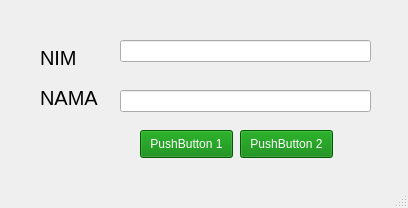
<?xml version="1.0" encoding="UTF-8"?>
<ui version="4.0">
 <class>MainWindow</class>
 <widget class="QMainWindow" name="MainWindow">
  <property name="geometry">
   <rect>
    <x>0</x>
    <y>0</y>
    <width>408</width>
    <height>208</height>
   </rect>
  </property>
  <property name="windowTitle">
   <string>MainWindow</string>
  </property>
  <widget class="QWidget" name="centralwidget">
   <widget class="QLabel" name="label">
    <property name="geometry">
     <rect>
      <x>40</x>
      <y>50</y>
      <width>55</width>
      <height>16</height>
     </rect>
    </property>
    <property name="font">
     <font>
      <pointsize>15</pointsize>
     </font>
    </property>
    <property name="text">
     <string>NIM</string>
    </property>
   </widget>
   <widget class="QLabel" name="label_2">
    <property name="geometry">
     <rect>
      <x>40</x>
      <y>90</y>
      <width>71</width>
      <height>16</height>
     </rect>
    </property>
    <property name="font">
     <font>
      <pointsize>15</pointsize>
     </font>
    </property>
    <property name="text">
     <string>NAMA</string>
    </property>
   </widget>
   <widget class="QLineEdit" name="lineEdit">
    <property name="geometry">
     <rect>
      <x>120</x>
      <y>40</y>
      <width>251</width>
      <height>22</height>
     </rect>
    </property>
   </widget>
   <widget class="QLineEdit" name="lineEdit_2">
    <property name="geometry">
     <rect>
      <x>120</x>
      <y>90</y>
      <width>251</width>
      <height>22</height>
     </rect>
    </property>
   </widget>
   <widget class="QPushButton" name="pushButton">
    <property name="geometry">
     <rect>
      <x>140</x>
      <y>130</y>
      <width>93</width>
      <height>28</height>
     </rect>
    </property>
    <property name="palette">
     <palette>
      <active>
       <colorrole role="WindowText">
        <brush brushstyle="SolidPattern">
         <color alpha="255">
          <red>255</red>
          <green>255</green>
          <blue>255</blue>
         </color>
        </brush>
       </colorrole>
       <colorrole role="Button">
        <brush brushstyle="SolidPattern">
         <color alpha="255">
          <red>0</red>
          <green>128</green>
          <blue>0</blue>
         </color>
        </brush>
       </colorrole>
       <colorrole role="Light">
        <brush brushstyle="SolidPattern">
         <color alpha="255">
          <red>127</red>
          <green>255</green>
          <blue>127</blue>
         </color>
        </brush>
       </colorrole>
       <colorrole role="Midlight">
        <brush brushstyle="SolidPattern">
         <color alpha="255">
          <red>63</red>
          <green>255</green>
          <blue>63</blue>
         </color>
        </brush>
       </colorrole>
       <colorrole role="Dark">
        <brush brushstyle="SolidPattern">
         <color alpha="255">
          <red>0</red>
          <green>127</green>
          <blue>0</blue>
         </color>
        </brush>
       </colorrole>
       <colorrole role="Mid">
        <brush brushstyle="SolidPattern">
         <color alpha="255">
          <red>0</red>
          <green>170</green>
          <blue>0</blue>
         </color>
        </brush>
       </colorrole>
       <colorrole role="Text">
        <brush brushstyle="SolidPattern">
         <color alpha="255">
          <red>255</red>
          <green>255</green>
          <blue>255</blue>
         </color>
        </brush>
       </colorrole>
       <colorrole role="BrightText">
        <brush brushstyle="SolidPattern">
         <color alpha="255">
          <red>255</red>
          <green>255</green>
          <blue>255</blue>
         </color>
        </brush>
       </colorrole>
       <colorrole role="ButtonText">
        <brush brushstyle="SolidPattern">
         <color alpha="255">
          <red>255</red>
          <green>255</green>
          <blue>255</blue>
         </color>
        </brush>
       </colorrole>
       <colorrole role="Base">
        <brush brushstyle="SolidPattern">
         <color alpha="255">
          <red>0</red>
          <green>128</green>
          <blue>0</blue>
         </color>
        </brush>
       </colorrole>
       <colorrole role="Window">
        <brush brushstyle="SolidPattern">
         <color alpha="255">
          <red>0</red>
          <green>128</green>
          <blue>0</blue>
         </color>
        </brush>
       </colorrole>
       <colorrole role="Shadow">
        <brush brushstyle="SolidPattern">
         <color alpha="255">
          <red>0</red>
          <green>0</green>
          <blue>0</blue>
         </color>
        </brush>
       </colorrole>
       <colorrole role="AlternateBase">
        <brush brushstyle="SolidPattern">
         <color alpha="255">
          <red>127</red>
          <green>255</green>
          <blue>127</blue>
         </color>
        </brush>
       </colorrole>
       <colorrole role="ToolTipBase">
        <brush brushstyle="SolidPattern">
         <color alpha="255">
          <red>255</red>
          <green>255</green>
          <blue>220</blue>
         </color>
        </brush>
       </colorrole>
       <colorrole role="ToolTipText">
        <brush brushstyle="SolidPattern">
         <color alpha="255">
          <red>0</red>
          <green>0</green>
          <blue>0</blue>
         </color>
        </brush>
       </colorrole>
      </active>
      <inactive>
       <colorrole role="WindowText">
        <brush brushstyle="SolidPattern">
         <color alpha="255">
          <red>255</red>
          <green>255</green>
          <blue>255</blue>
         </color>
        </brush>
       </colorrole>
       <colorrole role="Button">
        <brush brushstyle="SolidPattern">
         <color alpha="255">
          <red>0</red>
          <green>128</green>
          <blue>0</blue>
         </color>
        </brush>
       </colorrole>
       <colorrole role="Light">
        <brush brushstyle="SolidPattern">
         <color alpha="255">
          <red>127</red>
          <green>255</green>
          <blue>127</blue>
         </color>
        </brush>
       </colorrole>
       <colorrole role="Midlight">
        <brush brushstyle="SolidPattern">
         <color alpha="255">
          <red>63</red>
          <green>255</green>
          <blue>63</blue>
         </color>
        </brush>
       </colorrole>
       <colorrole role="Dark">
        <brush brushstyle="SolidPattern">
         <color alpha="255">
          <red>0</red>
          <green>127</green>
          <blue>0</blue>
         </color>
        </brush>
       </colorrole>
       <colorrole role="Mid">
        <brush brushstyle="SolidPattern">
         <color alpha="255">
          <red>0</red>
          <green>170</green>
          <blue>0</blue>
         </color>
        </brush>
       </colorrole>
       <colorrole role="Text">
        <brush brushstyle="SolidPattern">
         <color alpha="255">
          <red>255</red>
          <green>255</green>
          <blue>255</blue>
         </color>
        </brush>
       </colorrole>
       <colorrole role="BrightText">
        <brush brushstyle="SolidPattern">
         <color alpha="255">
          <red>255</red>
          <green>255</green>
          <blue>255</blue>
         </color>
        </brush>
       </colorrole>
       <colorrole role="ButtonText">
        <brush brushstyle="SolidPattern">
         <color alpha="255">
          <red>255</red>
          <green>255</green>
          <blue>255</blue>
         </color>
        </brush>
       </colorrole>
       <colorrole role="Base">
        <brush brushstyle="SolidPattern">
         <color alpha="255">
          <red>0</red>
          <green>128</green>
          <blue>0</blue>
         </color>
        </brush>
       </colorrole>
       <colorrole role="Window">
        <brush brushstyle="SolidPattern">
         <color alpha="255">
          <red>0</red>
          <green>128</green>
          <blue>0</blue>
         </color>
        </brush>
       </colorrole>
       <colorrole role="Shadow">
        <brush brushstyle="SolidPattern">
         <color alpha="255">
          <red>0</red>
          <green>0</green>
          <blue>0</blue>
         </color>
        </brush>
       </colorrole>
       <colorrole role="AlternateBase">
        <brush brushstyle="SolidPattern">
         <color alpha="255">
          <red>127</red>
          <green>255</green>
          <blue>127</blue>
         </color>
        </brush>
       </colorrole>
       <colorrole role="ToolTipBase">
        <brush brushstyle="SolidPattern">
         <color alpha="255">
          <red>255</red>
          <green>255</green>
          <blue>220</blue>
         </color>
        </brush>
       </colorrole>
       <colorrole role="ToolTipText">
        <brush brushstyle="SolidPattern">
         <color alpha="255">
          <red>0</red>
          <green>0</green>
          <blue>0</blue>
         </color>
        </brush>
       </colorrole>
      </inactive>
      <disabled>
       <colorrole role="WindowText">
        <brush brushstyle="SolidPattern">
         <color alpha="255">
          <red>255</red>
          <green>255</green>
          <blue>255</blue>
         </color>
        </brush>
       </colorrole>
       <colorrole role="Button">
        <brush brushstyle="SolidPattern">
         <color alpha="255">
          <red>0</red>
          <green>128</green>
          <blue>0</blue>
         </color>
        </brush>
       </colorrole>
       <colorrole role="Light">
        <brush brushstyle="SolidPattern">
         <color alpha="255">
          <red>127</red>
          <green>255</green>
          <blue>127</blue>
         </color>
        </brush>
       </colorrole>
       <colorrole role="Midlight">
        <brush brushstyle="SolidPattern">
         <color alpha="255">
          <red>63</red>
          <green>255</green>
          <blue>63</blue>
         </color>
        </brush>
       </colorrole>
       <colorrole role="Dark">
        <brush brushstyle="SolidPattern">
         <color alpha="255">
          <red>0</red>
          <green>127</green>
          <blue>0</blue>
         </color>
        </brush>
       </colorrole>
       <colorrole role="Mid">
        <brush brushstyle="SolidPattern">
         <color alpha="255">
          <red>0</red>
          <green>170</green>
          <blue>0</blue>
         </color>
        </brush>
       </colorrole>
       <colorrole role="Text">
        <brush brushstyle="SolidPattern">
         <color alpha="255">
          <red>255</red>
          <green>255</green>
          <blue>255</blue>
         </color>
        </brush>
       </colorrole>
       <colorrole role="BrightText">
        <brush brushstyle="SolidPattern">
         <color alpha="255">
          <red>255</red>
          <green>255</green>
          <blue>255</blue>
         </color>
        </brush>
       </colorrole>
       <colorrole role="ButtonText">
        <brush brushstyle="SolidPattern">
         <color alpha="255">
          <red>255</red>
          <green>255</green>
          <blue>255</blue>
         </color>
        </brush>
       </colorrole>
       <colorrole role="Base">
        <brush brushstyle="SolidPattern">
         <color alpha="255">
          <red>0</red>
          <green>128</green>
          <blue>0</blue>
         </color>
        </brush>
       </colorrole>
       <colorrole role="Window">
        <brush brushstyle="SolidPattern">
         <color alpha="255">
          <red>0</red>
          <green>128</green>
          <blue>0</blue>
         </color>
        </brush>
       </colorrole>
       <colorrole role="Shadow">
        <brush brushstyle="SolidPattern">
         <color alpha="255">
          <red>0</red>
          <green>0</green>
          <blue>0</blue>
         </color>
        </brush>
       </colorrole>
       <colorrole role="AlternateBase">
        <brush brushstyle="SolidPattern">
         <color alpha="255">
          <red>0</red>
          <green>255</green>
          <blue>0</blue>
         </color>
        </brush>
       </colorrole>
       <colorrole role="ToolTipBase">
        <brush brushstyle="SolidPattern">
         <color alpha="255">
          <red>255</red>
          <green>255</green>
          <blue>220</blue>
         </color>
        </brush>
       </colorrole>
       <colorrole role="ToolTipText">
        <brush brushstyle="SolidPattern">
         <color alpha="255">
          <red>0</red>
          <green>0</green>
          <blue>0</blue>
         </color>
        </brush>
       </colorrole>
      </disabled>
     </palette>
    </property>
    <property name="styleSheet">
     <string notr="true">QPushButton {
    background-color: green;
    color: white;
}
</string>
    </property>
    <property name="text">
     <string>PushButton 1</string>
    </property>
   </widget>
   <widget class="QPushButton" name="pushButton_2">
    <property name="geometry">
     <rect>
      <x>240</x>
      <y>130</y>
      <width>93</width>
      <height>28</height>
     </rect>
    </property>
    <property name="palette">
     <palette>
      <active>
       <colorrole role="WindowText">
        <brush brushstyle="SolidPattern">
         <color alpha="255">
          <red>255</red>
          <green>255</green>
          <blue>255</blue>
         </color>
        </brush>
       </colorrole>
       <colorrole role="Button">
        <brush brushstyle="SolidPattern">
         <color alpha="255">
          <red>0</red>
          <green>128</green>
          <blue>0</blue>
         </color>
        </brush>
       </colorrole>
       <colorrole role="Light">
        <brush brushstyle="SolidPattern">
         <color alpha="255">
          <red>127</red>
          <green>255</green>
          <blue>127</blue>
         </color>
        </brush>
       </colorrole>
       <colorrole role="Midlight">
        <brush brushstyle="SolidPattern">
         <color alpha="255">
          <red>63</red>
          <green>255</green>
          <blue>63</blue>
         </color>
        </brush>
       </colorrole>
       <colorrole role="Dark">
        <brush brushstyle="SolidPattern">
         <color alpha="255">
          <red>0</red>
          <green>127</green>
          <blue>0</blue>
         </color>
        </brush>
       </colorrole>
       <colorrole role="Mid">
        <brush brushstyle="SolidPattern">
         <color alpha="255">
          <red>0</red>
          <green>170</green>
          <blue>0</blue>
         </color>
        </brush>
       </colorrole>
       <colorrole role="Text">
        <brush brushstyle="SolidPattern">
         <color alpha="255">
          <red>255</red>
          <green>255</green>
          <blue>255</blue>
         </color>
        </brush>
       </colorrole>
       <colorrole role="BrightText">
        <brush brushstyle="SolidPattern">
         <color alpha="255">
          <red>255</red>
          <green>255</green>
          <blue>255</blue>
         </color>
        </brush>
       </colorrole>
       <colorrole role="ButtonText">
        <brush brushstyle="SolidPattern">
         <color alpha="255">
          <red>255</red>
          <green>255</green>
          <blue>255</blue>
         </color>
        </brush>
       </colorrole>
       <colorrole role="Base">
        <brush brushstyle="SolidPattern">
         <color alpha="255">
          <red>0</red>
          <green>128</green>
          <blue>0</blue>
         </color>
        </brush>
       </colorrole>
       <colorrole role="Window">
        <brush brushstyle="SolidPattern">
         <color alpha="255">
          <red>0</red>
          <green>128</green>
          <blue>0</blue>
         </color>
        </brush>
       </colorrole>
       <colorrole role="Shadow">
        <brush brushstyle="SolidPattern">
         <color alpha="255">
          <red>0</red>
          <green>0</green>
          <blue>0</blue>
         </color>
        </brush>
       </colorrole>
       <colorrole role="AlternateBase">
        <brush brushstyle="SolidPattern">
         <color alpha="255">
          <red>127</red>
          <green>255</green>
          <blue>127</blue>
         </color>
        </brush>
       </colorrole>
       <colorrole role="ToolTipBase">
        <brush brushstyle="SolidPattern">
         <color alpha="255">
          <red>255</red>
          <green>255</green>
          <blue>220</blue>
         </color>
        </brush>
       </colorrole>
       <colorrole role="ToolTipText">
        <brush brushstyle="SolidPattern">
         <color alpha="255">
          <red>0</red>
          <green>0</green>
          <blue>0</blue>
         </color>
        </brush>
       </colorrole>
      </active>
      <inactive>
       <colorrole role="WindowText">
        <brush brushstyle="SolidPattern">
         <color alpha="255">
          <red>255</red>
          <green>255</green>
          <blue>255</blue>
         </color>
        </brush>
       </colorrole>
       <colorrole role="Button">
        <brush brushstyle="SolidPattern">
         <color alpha="255">
          <red>0</red>
          <green>128</green>
          <blue>0</blue>
         </color>
        </brush>
       </colorrole>
       <colorrole role="Light">
        <brush brushstyle="SolidPattern">
         <color alpha="255">
          <red>127</red>
          <green>255</green>
          <blue>127</blue>
         </color>
        </brush>
       </colorrole>
       <colorrole role="Midlight">
        <brush brushstyle="SolidPattern">
         <color alpha="255">
          <red>63</red>
          <green>255</green>
          <blue>63</blue>
         </color>
        </brush>
       </colorrole>
       <colorrole role="Dark">
        <brush brushstyle="SolidPattern">
         <color alpha="255">
          <red>0</red>
          <green>127</green>
          <blue>0</blue>
         </color>
        </brush>
       </colorrole>
       <colorrole role="Mid">
        <brush brushstyle="SolidPattern">
         <color alpha="255">
          <red>0</red>
          <green>170</green>
          <blue>0</blue>
         </color>
        </brush>
       </colorrole>
       <colorrole role="Text">
        <brush brushstyle="SolidPattern">
         <color alpha="255">
          <red>255</red>
          <green>255</green>
          <blue>255</blue>
         </color>
        </brush>
       </colorrole>
       <colorrole role="BrightText">
        <brush brushstyle="SolidPattern">
         <color alpha="255">
          <red>255</red>
          <green>255</green>
          <blue>255</blue>
         </color>
        </brush>
       </colorrole>
       <colorrole role="ButtonText">
        <brush brushstyle="SolidPattern">
         <color alpha="255">
          <red>255</red>
          <green>255</green>
          <blue>255</blue>
         </color>
        </brush>
       </colorrole>
       <colorrole role="Base">
        <brush brushstyle="SolidPattern">
         <color alpha="255">
          <red>0</red>
          <green>128</green>
          <blue>0</blue>
         </color>
        </brush>
       </colorrole>
       <colorrole role="Window">
        <brush brushstyle="SolidPattern">
         <color alpha="255">
          <red>0</red>
          <green>128</green>
          <blue>0</blue>
         </color>
        </brush>
       </colorrole>
       <colorrole role="Shadow">
        <brush brushstyle="SolidPattern">
         <color alpha="255">
          <red>0</red>
          <green>0</green>
          <blue>0</blue>
         </color>
        </brush>
       </colorrole>
       <colorrole role="AlternateBase">
        <brush brushstyle="SolidPattern">
         <color alpha="255">
          <red>127</red>
          <green>255</green>
          <blue>127</blue>
         </color>
        </brush>
       </colorrole>
       <colorrole role="ToolTipBase">
        <brush brushstyle="SolidPattern">
         <color alpha="255">
          <red>255</red>
          <green>255</green>
          <blue>220</blue>
         </color>
        </brush>
       </colorrole>
       <colorrole role="ToolTipText">
        <brush brushstyle="SolidPattern">
         <color alpha="255">
          <red>0</red>
          <green>0</green>
          <blue>0</blue>
         </color>
        </brush>
       </colorrole>
      </inactive>
      <disabled>
       <colorrole role="WindowText">
        <brush brushstyle="SolidPattern">
         <color alpha="255">
          <red>255</red>
          <green>255</green>
          <blue>255</blue>
         </color>
        </brush>
       </colorrole>
       <colorrole role="Button">
        <brush brushstyle="SolidPattern">
         <color alpha="255">
          <red>0</red>
          <green>128</green>
          <blue>0</blue>
         </color>
        </brush>
       </colorrole>
       <colorrole role="Light">
        <brush brushstyle="SolidPattern">
         <color alpha="255">
          <red>127</red>
          <green>255</green>
          <blue>127</blue>
         </color>
        </brush>
       </colorrole>
       <colorrole role="Midlight">
        <brush brushstyle="SolidPattern">
         <color alpha="255">
          <red>63</red>
          <green>255</green>
          <blue>63</blue>
         </color>
        </brush>
       </colorrole>
       <colorrole role="Dark">
        <brush brushstyle="SolidPattern">
         <color alpha="255">
          <red>0</red>
          <green>127</green>
          <blue>0</blue>
         </color>
        </brush>
       </colorrole>
       <colorrole role="Mid">
        <brush brushstyle="SolidPattern">
         <color alpha="255">
          <red>0</red>
          <green>170</green>
          <blue>0</blue>
         </color>
        </brush>
       </colorrole>
       <colorrole role="Text">
        <brush brushstyle="SolidPattern">
         <color alpha="255">
          <red>255</red>
          <green>255</green>
          <blue>255</blue>
         </color>
        </brush>
       </colorrole>
       <colorrole role="BrightText">
        <brush brushstyle="SolidPattern">
         <color alpha="255">
          <red>255</red>
          <green>255</green>
          <blue>255</blue>
         </color>
        </brush>
       </colorrole>
       <colorrole role="ButtonText">
        <brush brushstyle="SolidPattern">
         <color alpha="255">
          <red>255</red>
          <green>255</green>
          <blue>255</blue>
         </color>
        </brush>
       </colorrole>
       <colorrole role="Base">
        <brush brushstyle="SolidPattern">
         <color alpha="255">
          <red>0</red>
          <green>128</green>
          <blue>0</blue>
         </color>
        </brush>
       </colorrole>
       <colorrole role="Window">
        <brush brushstyle="SolidPattern">
         <color alpha="255">
          <red>0</red>
          <green>128</green>
          <blue>0</blue>
         </color>
        </brush>
       </colorrole>
       <colorrole role="Shadow">
        <brush brushstyle="SolidPattern">
         <color alpha="255">
          <red>0</red>
          <green>0</green>
          <blue>0</blue>
         </color>
        </brush>
       </colorrole>
       <colorrole role="AlternateBase">
        <brush brushstyle="SolidPattern">
         <color alpha="255">
          <red>0</red>
          <green>255</green>
          <blue>0</blue>
         </color>
        </brush>
       </colorrole>
       <colorrole role="ToolTipBase">
        <brush brushstyle="SolidPattern">
         <color alpha="255">
          <red>255</red>
          <green>255</green>
          <blue>220</blue>
         </color>
        </brush>
       </colorrole>
       <colorrole role="ToolTipText">
        <brush brushstyle="SolidPattern">
         <color alpha="255">
          <red>0</red>
          <green>0</green>
          <blue>0</blue>
         </color>
        </brush>
       </colorrole>
      </disabled>
     </palette>
    </property>
    <property name="styleSheet">
     <string notr="true">QPushButton {
    background-color: green;
    color: white;
}
</string>
    </property>
    <property name="text">
     <string>PushButton 2</string>
    </property>
   </widget>
  </widget>
  <widget class="QMenuBar" name="menubar">
   <property name="geometry">
    <rect>
     <x>0</x>
     <y>0</y>
     <width>408</width>
     <height>26</height>
    </rect>
   </property>
  </widget>
  <widget class="QStatusBar" name="statusbar"/>
 </widget>
 <resources/>
 <connections/>
</ui>
